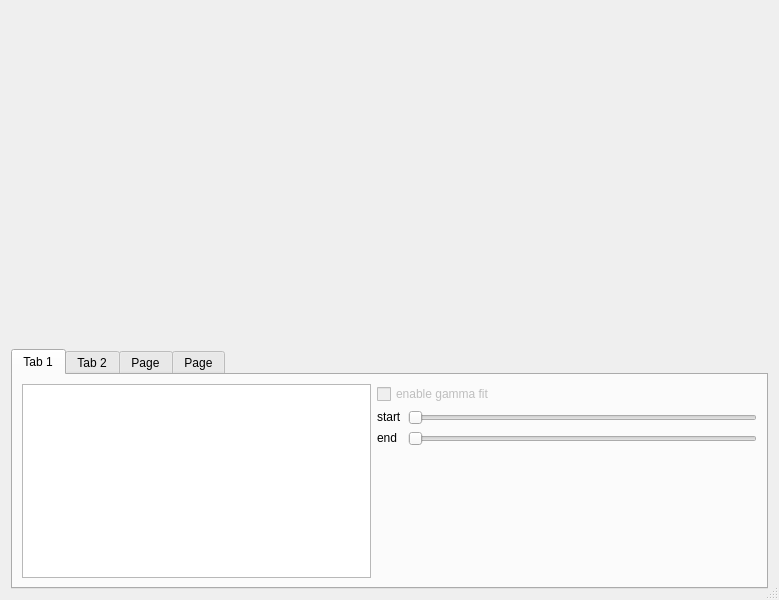
<?xml version="1.0" encoding="UTF-8"?>
<ui version="4.0">
 <class>AnalyseDialog</class>
 <widget class="QDialog" name="AnalyseDialog">
  <property name="geometry">
   <rect>
    <x>0</x>
    <y>0</y>
    <width>779</width>
    <height>600</height>
   </rect>
  </property>
  <property name="windowTitle">
   <string>Dialog</string>
  </property>
  <property name="sizeGripEnabled">
   <bool>true</bool>
  </property>
  <layout class="QVBoxLayout" name="verticalLayout_2">
   <item>
    <widget class="QwtPlot" name="plot" native="true">
     <property name="sizePolicy">
      <sizepolicy hsizetype="Preferred" vsizetype="Preferred">
       <horstretch>10</horstretch>
       <verstretch>10</verstretch>
      </sizepolicy>
     </property>
    </widget>
   </item>
   <item>
    <widget class="QTabWidget" name="tabWidget">
     <property name="currentIndex">
      <number>0</number>
     </property>
     <widget class="QWidget" name="tabGammaFit">
      <attribute name="title">
       <string>Tab 1</string>
      </attribute>
      <layout class="QGridLayout" name="gridLayout">
       <item row="1" column="1">
        <widget class="QLabel" name="label">
         <property name="sizePolicy">
          <sizepolicy hsizetype="Maximum" vsizetype="Maximum">
           <horstretch>0</horstretch>
           <verstretch>0</verstretch>
          </sizepolicy>
         </property>
         <property name="text">
          <string>start</string>
         </property>
        </widget>
       </item>
       <item row="2" column="1">
        <widget class="QLabel" name="label_2">
         <property name="sizePolicy">
          <sizepolicy hsizetype="Maximum" vsizetype="Maximum">
           <horstretch>0</horstretch>
           <verstretch>0</verstretch>
          </sizepolicy>
         </property>
         <property name="text">
          <string>end</string>
         </property>
        </widget>
       </item>
       <item row="1" column="2">
        <widget class="QSlider" name="sliderStart">
         <property name="enabled">
          <bool>false</bool>
         </property>
         <property name="orientation">
          <enum>Qt::Horizontal</enum>
         </property>
        </widget>
       </item>
       <item row="2" column="2">
        <widget class="QSlider" name="sliderEnd">
         <property name="enabled">
          <bool>false</bool>
         </property>
         <property name="orientation">
          <enum>Qt::Horizontal</enum>
         </property>
        </widget>
       </item>
       <item row="0" column="1" colspan="2">
        <widget class="QCheckBox" name="checkEnableGamma">
         <property name="enabled">
          <bool>false</bool>
         </property>
         <property name="text">
          <string>enable gamma fit</string>
         </property>
        </widget>
       </item>
       <item row="0" column="0" rowspan="5">
        <widget class="QListView" name="listSegments"/>
       </item>
      </layout>
     </widget>
     <widget class="QWidget" name="tabPerfusion">
      <attribute name="title">
       <string>Tab 2</string>
      </attribute>
      <layout class="QGridLayout" name="gridLayout_2">
       <item row="2" column="1">
        <widget class="SegmentSelectButton" name="buttonArtery" native="true"/>
       </item>
       <item row="0" column="0" rowspan="3">
        <widget class="QColumnView" name="viewPerfusion"/>
       </item>
       <item row="1" column="1">
        <widget class="QLabel" name="label_8">
         <property name="text">
          <string>artery input:</string>
         </property>
        </widget>
       </item>
       <item row="0" column="1">
        <spacer name="verticalSpacer">
         <property name="orientation">
          <enum>Qt::Vertical</enum>
         </property>
         <property name="sizeHint" stdset="0">
          <size>
           <width>20</width>
           <height>40</height>
          </size>
         </property>
        </spacer>
       </item>
      </layout>
     </widget>
     <widget class="QWidget" name="tabPatlak">
      <attribute name="title">
       <string>Page</string>
      </attribute>
      <layout class="QGridLayout" name="gridLayout_3">
       <item row="0" column="0">
        <widget class="QColumnView" name="viewPatlak"/>
       </item>
      </layout>
     </widget>
     <widget class="QWidget" name="tabSpeckRogalla">
      <attribute name="title">
       <string>Page</string>
      </attribute>
      <layout class="QGridLayout" name="gridLayout_4">
       <item row="1" column="6">
        <widget class="QLabel" name="label_5">
         <property name="text">
          <string>artery</string>
         </property>
        </widget>
       </item>
       <item row="1" column="9">
        <widget class="QLabel" name="label_6">
         <property name="text">
          <string>vein</string>
         </property>
        </widget>
       </item>
       <item row="1" column="3">
        <widget class="QLabel" name="label_7">
         <property name="text">
          <string>cortex</string>
         </property>
        </widget>
       </item>
       <item row="3" column="1">
        <widget class="QLabel" name="label_4">
         <property name="text">
          <string>right Kidney</string>
         </property>
        </widget>
       </item>
       <item row="2" column="1">
        <widget class="QLabel" name="label_3">
         <property name="text">
          <string>left Kidney</string>
         </property>
        </widget>
       </item>
       <item row="2" column="2" colspan="3">
        <widget class="QPushButton" name="pushButton">
         <property name="text">
          <string>not selected</string>
         </property>
        </widget>
       </item>
       <item row="3" column="2" colspan="3">
        <widget class="QPushButton" name="pushButton_2">
         <property name="text">
          <string>not selected</string>
         </property>
        </widget>
       </item>
       <item row="2" column="5" colspan="3">
        <widget class="QPushButton" name="pushButton_3">
         <property name="text">
          <string>not selected</string>
         </property>
        </widget>
       </item>
       <item row="3" column="5" colspan="3">
        <widget class="QPushButton" name="pushButton_4">
         <property name="text">
          <string>not selected</string>
         </property>
        </widget>
       </item>
       <item row="2" column="8" colspan="3">
        <widget class="QPushButton" name="pushButton_5">
         <property name="text">
          <string>not selected</string>
         </property>
        </widget>
       </item>
       <item row="3" column="8" colspan="3">
        <widget class="QPushButton" name="pushButton_6">
         <property name="text">
          <string>not selected</string>
         </property>
        </widget>
       </item>
       <item row="4" column="1" colspan="9">
        <spacer name="verticalSpacer_2">
         <property name="orientation">
          <enum>Qt::Vertical</enum>
         </property>
         <property name="sizeHint" stdset="0">
          <size>
           <width>20</width>
           <height>40</height>
          </size>
         </property>
        </spacer>
       </item>
       <item row="2" column="11">
        <spacer name="horizontalSpacer">
         <property name="orientation">
          <enum>Qt::Horizontal</enum>
         </property>
         <property name="sizeHint" stdset="0">
          <size>
           <width>40</width>
           <height>20</height>
          </size>
         </property>
        </spacer>
       </item>
       <item row="1" column="2">
        <spacer name="horizontalSpacer_2">
         <property name="orientation">
          <enum>Qt::Horizontal</enum>
         </property>
         <property name="sizeType">
          <enum>QSizePolicy::Preferred</enum>
         </property>
         <property name="sizeHint" stdset="0">
          <size>
           <width>10</width>
           <height>10</height>
          </size>
         </property>
        </spacer>
       </item>
       <item row="1" column="4">
        <spacer name="horizontalSpacer_3">
         <property name="orientation">
          <enum>Qt::Horizontal</enum>
         </property>
         <property name="sizeType">
          <enum>QSizePolicy::Preferred</enum>
         </property>
         <property name="sizeHint" stdset="0">
          <size>
           <width>10</width>
           <height>10</height>
          </size>
         </property>
        </spacer>
       </item>
       <item row="1" column="7">
        <spacer name="horizontalSpacer_4">
         <property name="orientation">
          <enum>Qt::Horizontal</enum>
         </property>
         <property name="sizeType">
          <enum>QSizePolicy::Preferred</enum>
         </property>
         <property name="sizeHint" stdset="0">
          <size>
           <width>10</width>
           <height>20</height>
          </size>
         </property>
        </spacer>
       </item>
       <item row="1" column="5">
        <spacer name="horizontalSpacer_5">
         <property name="orientation">
          <enum>Qt::Horizontal</enum>
         </property>
         <property name="sizeType">
          <enum>QSizePolicy::Preferred</enum>
         </property>
         <property name="sizeHint" stdset="0">
          <size>
           <width>10</width>
           <height>20</height>
          </size>
         </property>
        </spacer>
       </item>
       <item row="1" column="8">
        <spacer name="horizontalSpacer_6">
         <property name="orientation">
          <enum>Qt::Horizontal</enum>
         </property>
         <property name="sizeType">
          <enum>QSizePolicy::Preferred</enum>
         </property>
         <property name="sizeHint" stdset="0">
          <size>
           <width>10</width>
           <height>20</height>
          </size>
         </property>
        </spacer>
       </item>
       <item row="1" column="10">
        <spacer name="horizontalSpacer_7">
         <property name="orientation">
          <enum>Qt::Horizontal</enum>
         </property>
         <property name="sizeType">
          <enum>QSizePolicy::Preferred</enum>
         </property>
         <property name="sizeHint" stdset="0">
          <size>
           <width>10</width>
           <height>20</height>
          </size>
         </property>
        </spacer>
       </item>
       <item row="0" column="4">
        <spacer name="verticalSpacer_3">
         <property name="orientation">
          <enum>Qt::Vertical</enum>
         </property>
         <property name="sizeHint" stdset="0">
          <size>
           <width>20</width>
           <height>40</height>
          </size>
         </property>
        </spacer>
       </item>
       <item row="2" column="0">
        <spacer name="horizontalSpacer_8">
         <property name="orientation">
          <enum>Qt::Horizontal</enum>
         </property>
         <property name="sizeHint" stdset="0">
          <size>
           <width>40</width>
           <height>20</height>
          </size>
         </property>
        </spacer>
       </item>
      </layout>
     </widget>
    </widget>
   </item>
  </layout>
 </widget>
 <customwidgets>
  <customwidget>
   <class>QwtPlot</class>
   <extends></extends>
   <header>qwt_plot.h</header>
  </customwidget>
  <customwidget>
   <class>SegmentSelectButton</class>
   <extends></extends>
   <header>segmentselectbutton.h</header>
  </customwidget>
 </customwidgets>
 <resources/>
 <connections/>
</ui>
